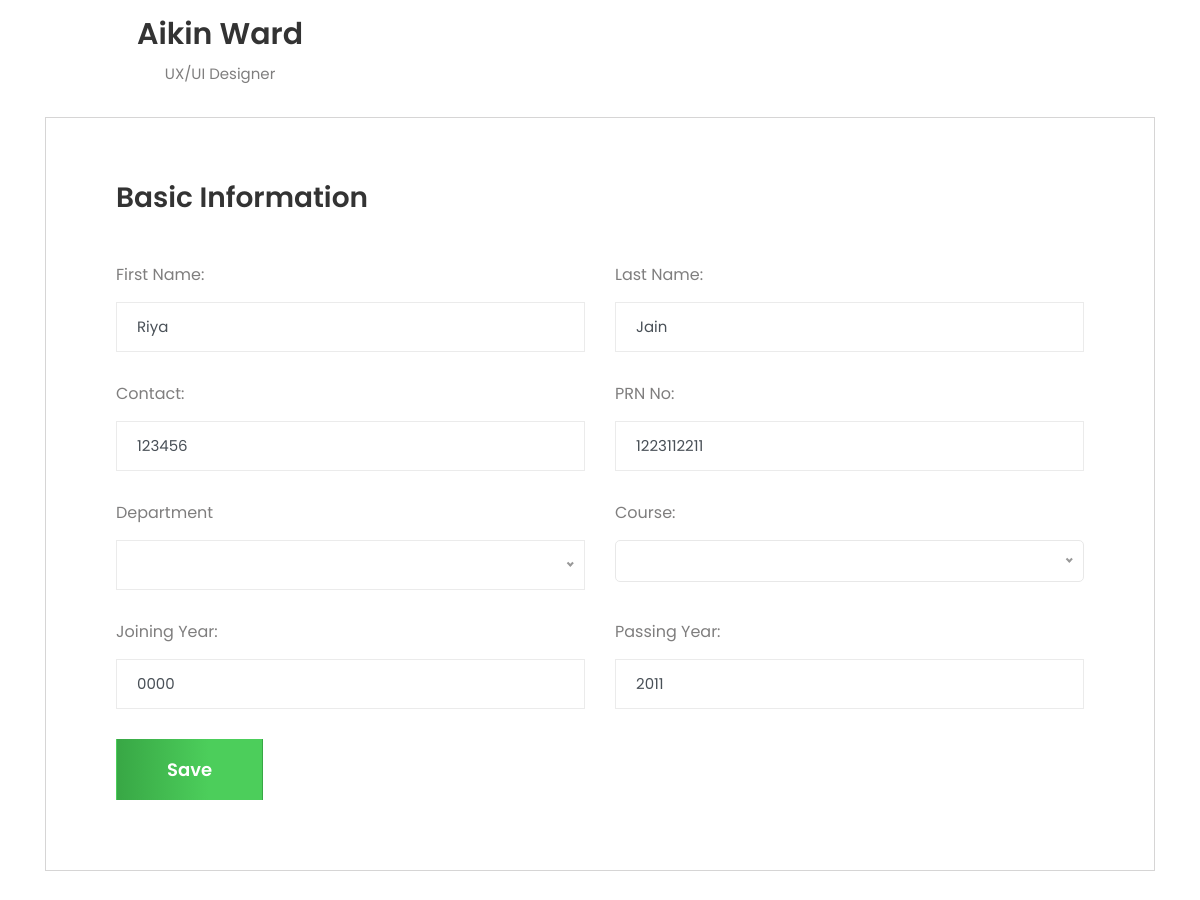
Before: /profileStudent.php (signed in, middle part) with the older database file.
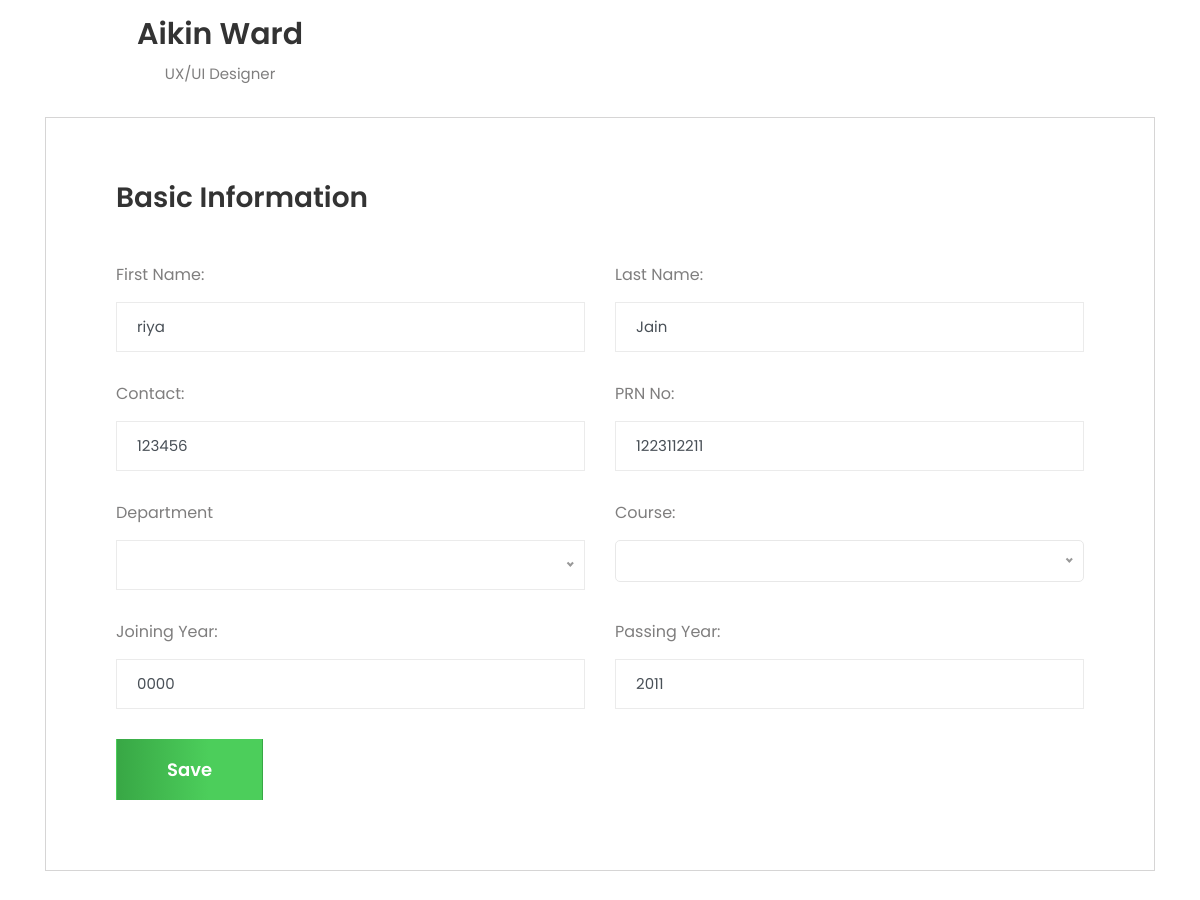
After: the same page with the newer database file.
### tables this page shows
CREATE TABLE `tblregister` (
  `Uid` int(11) NOT NULL,
  `PrnEmpno` int(11) NOT NULL,
  `Fname` varchar(100) NOT NULL,
  `Lname` varchar(100) NOT NULL,
  `Email` varchar(100) NOT NULL,
  `Password` varchar(100) NOT NULL,
  `Gender` varchar(100) NOT NULL,
  `Dob` date NOT NULL,
  `Phone` bigint(20) NOT NULL,
  `Usertype` varchar(100) NOT NULL,
  `JoinYear` year(4) NOT NULL,
  `PassYear` year(4) NOT NULL,
  `Cousreid` int(11) DEFAULT NULL,
  `Deptid` int(11) DEFAULT NULL,
  `Desigid` int(11) DEFAULT NULL,
  `About` text DEFAULT NULL,
  `IsActive` tinyint(7) NOT NULL,
  `ProfilePic` varchar(100) DEFAULT NULL
);

### profileStudent.php (the view, shortened to what the changed rows need)
<?php
    include_once("DbConnection.php");
?>
<!DOCTYPE html>
<html lang="zxx">
    <head>
        <?php include_once('cssLinks.php');?>
    </head>
    <body>
        <div class="dashboard-area pt-100">
            <div class="container">
                <div class="tab-content" id="pills-tabContent">
                    <div class="tab-pane fade show active" id="pills-home" role="tabpanel" aria-labelledby="pills-home-tab">
                        <div class="create-information">
                            <?php
                                $uid=$_SESSION['UserID'];
                                $select="SELECT * from tblregister WHERE Uid=$uid";
                                $exe=mysqli_query($con,$select);
                                $fetch=mysqli_fetch_array($exe);
                                $fname=$fetch['Fname'];
                                $lname=$fetch['Lname'];
                                $phone=$fetch['Phone'];
                                $prnno=$fetch['PrnEmpno'];
                                $jyear=$fetch['JoinYear'];
                                $pyear=$fetch['PassYear'];
                            ?>
                            <form method="POST" name="myform" enctype="multipart/form-data">
                                <div class="row">
                                    <div class="col-lg-6">
                                        <div class="form-group">
                                            <label>First Name:</label>
                                            <input type="text" name="txtfname" value="<?php echo $fname; ?>" class="form-control" placeholder="Aikin">
                                        </div>
                                    </div>
                                    <div class="col-lg-6">
                                        <div class="form-group">
                                            <label>Last Name:</label>
                                            <input type="text" name="txtlname" value="<?php echo $lname; ?>" class="form-control" placeholder="Ward">
                                        </div>
                                    </div>
                                    <div class="col-lg-6">
                                        <div class="form-group">
                                            <label>Contact:</label>
                                            <input type="text" name="txtphone" value="<?php echo $phone; ?>" class="form-control" placeholder="7800045231">
                                        </div>
                                    </div>
                                    <div class="col-lg-6">
                                        <div class="form-group">
                                            <label>PRN No:</label>
                                            <input type="text" name="txtprnno" value="<?php echo $prnno; ?>" class="form-control" placeholder="1042895673">
                                        </div>
                                    </div>
                                    <div class="col-lg-6">
                                        <div class="form-group">
                                            <label>Joining Year:</label>
                                            <input type="text" name="txtjyear" value="<?php echo $jyear; ?>" class="form-control"
                                            placeholder="2018">
                                        </div>
                                    </div>
                                    <div class="col-lg-6">
                                        <div class="form-group">
                                            <label>Passing Year:</label>
                                            <input type="text" name="txtpyear" value="<?php echo $pyear; ?>" class="form-control" placeholder="2021">
                                        </div>
                                    </div>
                                </div>
                            </form>
                        </div>
                    </div>
                </div>
            </div>
        </div>
    </body>
</html>

Changed rows visible on the page:
changed tblregister "Jain": txtfname "Riya" → "riya"
